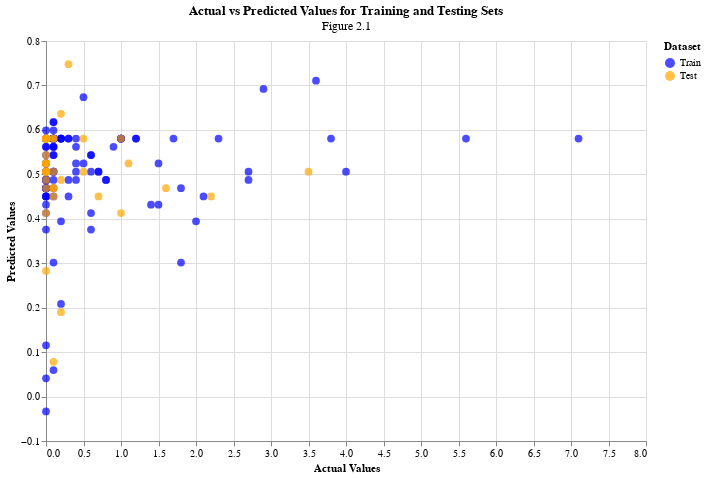

Source (notebook cell):
### Markdown cell above
A scatter representing predicted vs. actual values were plotted to visaluze the performance of the model.

### Code cell
actual_vs_predicted = alt.Chart(lr_combined_data).mark_circle(size=60, opacity=0.7).encode(
    x=alt.X('played_hours', title='Actual Values'),
    y=alt.Y('predicted', title='Predicted Values'),
    color=alt.Color('set', scale=alt.Scale(domain=['Train', 'Test'], range=['blue', 'orange']), title='Dataset'),
    tooltip=['played_hours', 'predicted', 'set']
).properties(
    title={'text': 'Actual vs Predicted Values for Training and Testing Sets',
           'subtitle': 'Figure 2.1'},
    width=600,
    height=400
)

actual_vs_predicted

### Figure 1 — Vega-Lite specification as saved in the notebook (floating-point values rounded to 4 significant figures; data arrays with more than 128 entries replaced by an {"elided": "..."} marker saying what was removed)
{"config": {"view": {"continuousWidth": 300, "continuousHeight": 300}}, "data": {"name": "data-19d14ad8d391c94723631695dd1fdef2"}, "mark": {"type": "circle", "opacity": 0.7, "size": 60}, "encoding": {"color": {"field": "set", "scale": {"domain": ["Train", "Test"], "range": ["blue", "orange"]}, "title": "Dataset", "type": "nominal"}, "tooltip": [{"field": "played_hours", "type": "quantitative"}, {"field": "predicted", "type": "quantitative"}, {"field": "set", "type": "nominal"}], "x": {"field": "played_hours", "title": "Actual Values", "type": "quantitative"}, "y": {"field": "predicted", "title": "Predicted Values", "type": "quantitative"}}, "height": 400, "title": {"text": "Actual vs Predicted Values for Training and Testing Sets", "subtitle": "Figure 2.1"}, "width": 600, "$schema": "https://vega.github.io/schema/vega-lite/v5.20.1.json", "datasets": {"data-19d14ad8d391c94723631695dd1fdef2": {"elided": "181 records"}}}
